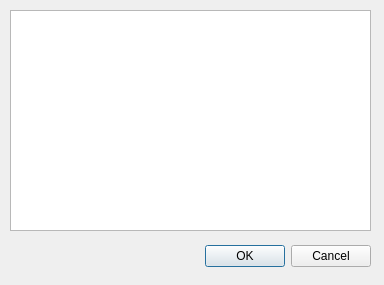
<?xml version="1.0" encoding="UTF-8"?>
<ui version="4.0">
 <class>ResimSec</class>
 <widget class="QDialog" name="ResimSec">
  <property name="geometry">
   <rect>
    <x>0</x>
    <y>0</y>
    <width>384</width>
    <height>285</height>
   </rect>
  </property>
  <property name="windowTitle">
   <string>Dialog</string>
  </property>
  <widget class="QDialogButtonBox" name="buttonBox">
   <property name="geometry">
    <rect>
     <x>30</x>
     <y>240</y>
     <width>341</width>
     <height>32</height>
    </rect>
   </property>
   <property name="orientation">
    <enum>Qt::Horizontal</enum>
   </property>
   <property name="standardButtons">
    <set>QDialogButtonBox::Cancel|QDialogButtonBox::Ok</set>
   </property>
  </widget>
  <widget class="QListWidget" name="listWidget">
   <property name="geometry">
    <rect>
     <x>10</x>
     <y>10</y>
     <width>361</width>
     <height>221</height>
    </rect>
   </property>
  </widget>
 </widget>
 <resources/>
 <connections>
  <connection>
   <sender>buttonBox</sender>
   <signal>accepted()</signal>
   <receiver>ResimSec</receiver>
   <slot>accept()</slot>
   <hints>
    <hint type="sourcelabel">
     <x>248</x>
     <y>254</y>
    </hint>
    <hint type="destinationlabel">
     <x>157</x>
     <y>274</y>
    </hint>
   </hints>
  </connection>
  <connection>
   <sender>buttonBox</sender>
   <signal>rejected()</signal>
   <receiver>ResimSec</receiver>
   <slot>reject()</slot>
   <hints>
    <hint type="sourcelabel">
     <x>316</x>
     <y>260</y>
    </hint>
    <hint type="destinationlabel">
     <x>286</x>
     <y>274</y>
    </hint>
   </hints>
  </connection>
 </connections>
</ui>
